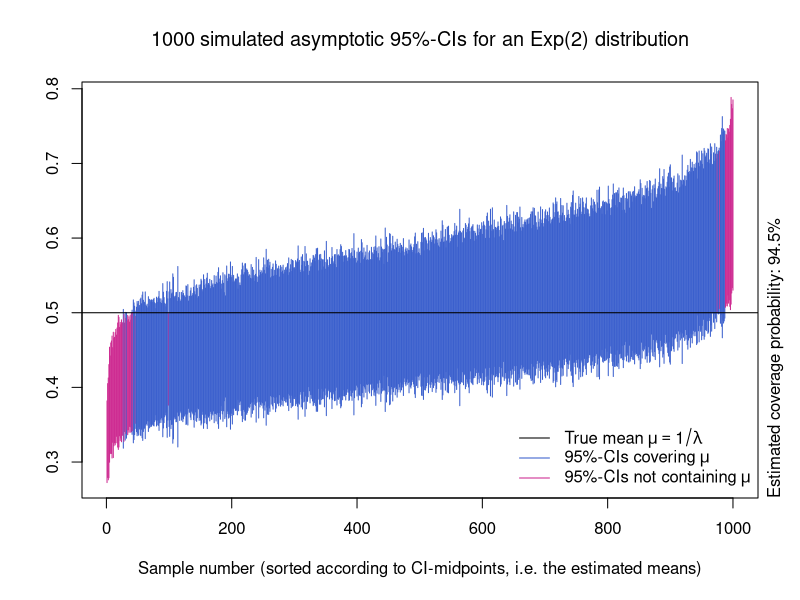

Recreate this plot in R.
## By Marius Hofert

## Understanding confidence intervals: We simulate B samples from
## an Exp(lambda) distribution, compute (for each sample) the corresponding (1-alpha)-
## confidence interval (CI) for the mean mu = 1/lambda and empirically check
## how many of the CIs contain (the true mean) mu. This should roughly be (1-alpha)*100%
## many.


##' @title Asymptotic (1-alpha)-Confidence Interval
##' @param x n-vector containing a sample of size n
##' @param alpha the significance level
##' @return 2-vector containing the lower (first component) and upper (second
##'         component) endpoint of the computed CI.
##' @author Marius Hofert
CI <- function(x, alpha = 0.05)
{
    stopifnot(length(x) > 1, 0 < alpha, alpha < 1)
    z <- qnorm(1-alpha/2) # compute normal quantile
    mu.hat <- mean(x) # estimate mean
    SE <- sd(x)/sqrt(length(x)) # estimate standard error
    cbind(mu.hat - z * SE, mu.hat + z * SE) # CLT-based CI
}

## Generate B samples of size n from an Exp(lambda) distribution
B <- 1000 # number of replications
n <- 100 # sample size (should be sufficiently large for the normal approximation of the CLT to hold)
lam <- 2 # lambda
set.seed(271) # for reproducibility
X <- matrix(rexp(n * B, rate = lam), ncol = B) # (n, B)-matrix

## Compute corresponding B asymptotic CIs
CIs <- t(apply(X, 2, CI)) # compute B asymptotic CIs
str(CIs) # (B, 2)-matrix
colnames(CIs) <- c("low", "up")
head(CIs)

## Now let's check how many CIs contain the true mean
true.mean <- 1/lam # true mean of an Exp(lam) distribution
contains.mean <- apply(CIs, 1, function(ci) (ci[1] <= true.mean) && true.mean <= ci[2]) # samples for which CI contains mu
(percent.coverage <- 100 * mean(contains.mean)) # => 94.5% of the 1000 simulated (1-alpha)-CIs contain the true mean (should be ~= (1-alpha)*100%)

## Plot the CIs (by vertical lines). For better visibility, we sort them according
## to their midpoints (estimator of the mean)
CI.midpts <- rowMeans(CIs) # estimated means
ord <- order(CI.midpts) # determine their order
CIs.sort <- CIs[ord, ] # (B, 2)-matrix of CIs sort according to the estimated means
contains.mean.sort <- contains.mean[ord] # ... and sort the indicators whether the true mean is contained in the CI accordingly
plot(NA, type = "n", xlim = c(1, B), ylim = range(CIs),
     xlab = "Sample number (sorted according to CI-midpoints, i.e. the estimated means)",
     ylab = "", main = substitute(B.~"simulated asymptotic 95%-CIs for an Exp("*lam.*") distribution",
                                  list(B. = B, lam. = lam)))
matlines(matrix(rep(1:B, each = 2), ncol = B), # bth column contains two times b
         t(CIs.sort), # (2, B)-matrix
         lty = 1, col = c("maroon3", "royalblue3")[1 + contains.mean.sort]) # note: much quicker than a for loop over B-many individual vertical lines
abline(h = true.mean) # add the true mean
legend("bottomright", bty = "n", lty = rep(1,3), col = c("black", "royalblue3", "maroon3"),
       legend = c(expression("True mean"~mu==1/lambda), expression("95%-CIs covering"~mu),
                  expression("95%-CIs not containing"~mu)))
mtext(substitute("Estimated coverage probability:"~cov*"%", list(cov = round(percent.coverage, 1))),
      side = 4, line = 0.5, adj = 0)
